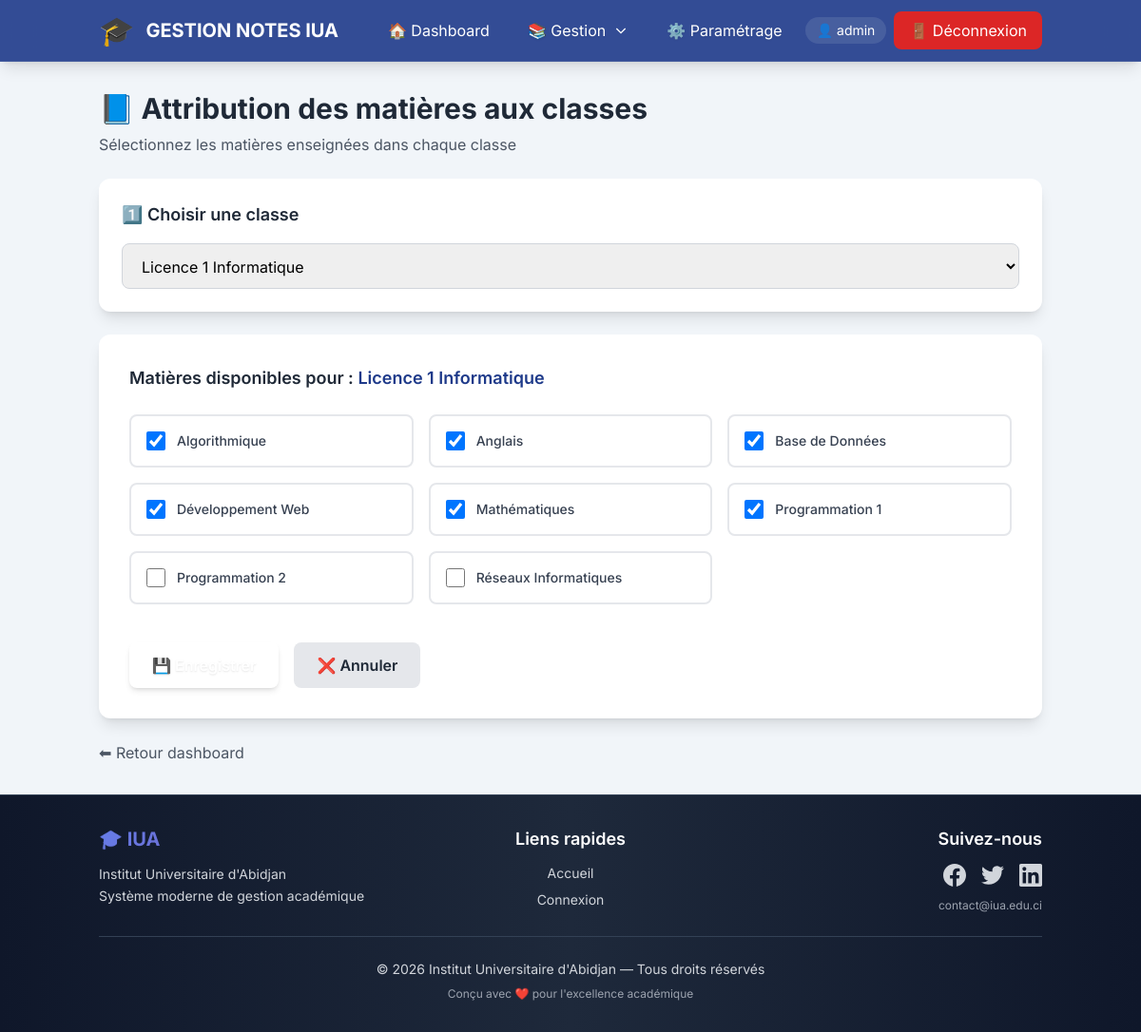
The page /admin/parametrage/matiere_classe.php?codecl=L1INFO (signed in) on the database its author committed.
### tables this page shows
CREATE TABLE `classe` (
  `codecl` varchar(50) NOT NULL,
  `libellecl` varchar(100) NOT NULL
);

CREATE TABLE `matiere` (
  `codeMat` varchar(50) NOT NULL,
  `libelleMat` varchar(100) NOT NULL,
  `credits` int(11) DEFAULT 0
);

### admin/parametrage/matiere_classe.php (the view, shortened to what this page needs)
<?php
$pdo = Database::getInstance()->getConnection();
$classes = $pdo->query("SELECT codecl, libellecl FROM classe ORDER BY libellecl")->fetchAll();
$matieres = $pdo->query("SELECT codeMat, libelleMat FROM matiere ORDER BY libelleMat")->fetchAll();
$classe_selectionnee = $_GET['codecl'] ?? null;
$matieres_attribuees = [];
if ($classe_selectionnee) {
    $stmt = $pdo->prepare(
        "SELECT codeMat FROM matiere_classe WHERE codecl = ?"
    );
    $stmt->execute([$classe_selectionnee]);
    $matieres_attribuees = array_column($stmt->fetchAll(), 'codeMat');
}
require_once '../../includes/header.php';
require_once '../../includes/navbar.php';
?>
<div class="container mx-auto px-4 py-8 flex-1">
    <div class="mb-6">
        <h2 class="text-3xl font-bold text-gray-800 mb-2">📘 Attribution des matières aux classes</h2>
        <p class="text-gray-600">Sélectionnez les matières enseignées dans chaque classe</p>
    </div>
    <div class="bg-white rounded-xl shadow-lg p-6 mb-6 form-card">
        <h3 class="text-lg font-semibold text-gray-800 mb-4">1️⃣ Choisir une classe</h3>
        <form method="get">
            <select name="codecl" onchange="this.form.submit()"
                    class="w-full px-4 py-3 border border-gray-300 rounded-lg focus:ring-2 focus:ring-navy focus:border-navy transition">
                <?php foreach ($classes as $c): ?>
                    <option value="<?= $c['codecl'] ?>"
                        <?= $classe_selectionnee === $c['codecl'] ? 'selected' : '' ?>>
                        <?= htmlspecialchars($c['libellecl']) ?>
                    </option>
                <?php endforeach; ?>
            </select>
        </form>
    </div>
    <?php if ($classe_selectionnee): ?>
        <div class="bg-white rounded-xl shadow-lg p-8 form-card">
            <h3 class="text-lg font-semibold text-gray-800 mb-6">
                Matières disponibles pour :
                <span class="text-navy"><?= htmlspecialchars($classes[array_search($classe_selectionnee, array_column($classes, 'codecl'))]['libellecl']) ?></span>
            </h3>
            <form method="post">
                <div class="grid grid-cols-1 md:grid-cols-2 lg:grid-cols-3 gap-4 mb-6">
                    <?php foreach ($matieres as $m): ?>
                        <label class="flex items-center p-4 border-2 rounded-lg cursor-pointer transition <?php
                            echo in_array($m['codeMat'], $matieres_attribuees)
                                ? 'border-emerald-500 bg-emerald-50'
                                : 'border-gray-200 hover:border-gray-300 hover:bg-gray-50';
                        ?>">
                            <input type="checkbox"
                                   name="matieres[]"
                                   value="<?= $m['codeMat'] ?>"
                                   <?= in_array($m['codeMat'], $matieres_attribuees) ? 'checked' : '' ?>
                                   class="w-5 h-5 text-emerald-600 border-gray-300 rounded focus:ring-emerald-500">
                            <span class="ml-3 text-sm font-medium text-gray-700">
                                <?= htmlspecialchars($m['libelleMat']) ?>
                            </span>
                        </label>
                    <?php endforeach; ?>
                </div>
                <div class="flex gap-4 pt-4">
                    <button type="submit"
                            class="px-6 py-3 bg-emerald-600 hover:bg-emerald-700 text-white font-semibold rounded-lg transition shadow-md hover:shadow-lg">
                        💾 Enregistrer
                    </button>
                    <a href="<?= BASE_URL ?>/admin/index.php"
                       class="px-6 py-3 bg-gray-200 hover:bg-gray-300 text-gray-800 font-semibold rounded-lg transition">
                        ❌ Annuler
                    </a>
                </div>
            </form>
        </div>
    <?php endif; ?>
    <div class="mt-6">
        <a href="<?= BASE_URL ?>/admin/index.php"
           class="text-gray-600 hover:text-navy transition">
            ⬅ Retour dashboard
        </a>
    </div>
</div>
<?php
require_once '../../includes/footer.php';
?>

### assets/css/style.css (style rules this page uses)
:root { --primary: #e50914; --primary-dark: #b20710; --primary-light: #ff1a24; --secondary: #564d4d; --secondary-light: #6e6464; --accent: #00d9ff; --accent-dark: #00b8d4; --accent-glow: rgba(0, 217, 255, 0.4); --bg-dark: #0a0a0a; --bg-card: #1a1a1a; --bg-card-hover: #252525; --bg-pearl: #f1f5f9; --bg-glass: rgba(255, 255, 255, 0.1); --text-primary: #ffffff; --text-secondary: #b3b3b3; --text-dark: #1a1a1a; --text-gray: #6b7280; --gradient-primary: linear-gradient(135deg, #667eea 0%, #764ba2 100%); --gradient-accent: linear-gradient(135deg, #f093fb 0%, #f5576c 100%); --gradient-emerald: linear-gradient(135deg, #10b981 0%, #059669 100%); --gradient-blue: linear-gradient(135deg, #3b82f6 0%, #1e40af 100%); --gradient-purple: linear-gradient(135deg, #a855f7 0%, #7c3aed 100%); --gradient-orange: linear-gradient(135deg, #f97316 0%, #ea580c 100%); --gradient-hero: linear-gradient(135deg, #1e3a8a 0%, #3b82f6 50%, #1e3a8a 100%); --shadow-sm: 0 1px 2px 0 rgba(0, 0, 0, 0.05); --shadow-md: 0 4px 6px -1px rgba(0, 0, 0, 0.1), 0 2px 4px -1px rgba(0, 0, 0, 0.06); --shadow-lg: 0 10px 15px -3px rgba(0, 0, 0, 0.1), 0 4px 6px -2px rgba(0, 0, 0, 0.05); --shadow-xl: 0 20px 25px -5px rgba(0, 0, 0, 0.1), 0 10px 10px -5px rgba(0, 0, 0, 0.04); --shadow-2xl: 0 25px 50px -12px rgba(0, 0, 0, 0.25); --shadow-glow: 0 0 20px rgba(0, 217, 255, 0.3); --shadow-glow-primary: 0 0 20px rgba(229, 9, 20, 0.3); --radius-sm: 0.375rem; --radius-md: 0.5rem; --radius-lg: 0.75rem; --radius-xl: 1rem; --radius-2xl: 1.5rem; --radius-full: 9999px; --transition-fast: 0.15s ease-in-out; --transition-base: 0.3s ease-in-out; --transition-slow: 0.5s ease-in-out; --spacing-xs: 0.25rem; --spacing-sm: 0.5rem; --spacing-md: 1rem; --spacing-lg: 1.5rem; --spacing-xl: 2rem; --navy: #1e3a8a; --pearl: #f1f5f9; --emerald: #10b981; }
* { margin: 0; padding: 0; box-sizing: border-box; }
html { scroll-behavior: smooth; }
body { font-family: 'Inter', -apple-system, BlinkMacSystemFont, 'Segoe UI', Roboto, 'Helvetica Neue', Arial, sans-serif; -webkit-font-smoothing: antialiased; -moz-osx-font-smoothing: grayscale; overflow-x: hidden; }
.form-card { background: white; border-radius: var(--radius-xl); padding: 2rem; box-shadow: var(--shadow-lg); }
input, select, textarea { transition: all var(--transition-base); }
.btn-premium, button, a[class*="bg-gradient"], a[class*="bg-blue"], a[class*="bg-emerald"], a[class*="bg-purple"], a[class*="bg-navy"] { color: white !important; text-shadow: 0 1px 2px rgba(0, 0, 0, 0.1); }

### rows shown on the page
classe: libellecl "Licence 1 Informatique"
matiere: codeMat "☑", libelleMat "Algorithmique"
matiere: codeMat "☑", libelleMat "Anglais"
matiere: codeMat "☑", libelleMat "Base de Données"
matiere: codeMat "☑", libelleMat "Développement Web"
matiere: codeMat "☑", libelleMat "Mathématiques"
matiere: codeMat "☑", libelleMat "Programmation 1"
matiere: libelleMat "Programmation 2"
matiere: libelleMat "Réseaux Informatiques"

### other values the page prints
$_SESSION['login'] "admin"
form field codecl "Licence 1 Informatique"
